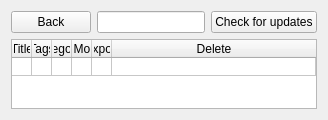
               <widget class="QWidget" name="layoutWidget">
                <layout class="QVBoxLayout" name="verticalLayout_7">
                 <item>
                  <layout class="QHBoxLayout" name="horizontalLayout_12">
                   <item>
                    <widget class="QPushButton" name="back_btn_local">
                     <property name="cursor">
                      <cursorShape>PointingHandCursor</cursorShape>
                     </property>
                     <property name="mouseTracking">
                      <bool>true</bool>
                     </property>
                     <property name="toolTip">
                      <string>Click here to back to the full patch list.</string>
                     </property>
                     <property name="statusTip">
                      <string>Click here to back to the full patch list.</string>
                     </property>
                     <property name="accessibleName">
                      <string>Back button Local Storage View</string>
                     </property>
                     <property name="accessibleDescription">
                      <string>When clicked, exits out of the Version History for a patch and returns to the full list of patches currently stored in the ZOIA Librarian</string>
                     </property>
                     <property name="styleSheet">
                      <string notr="true"/>
                     </property>
                     <property name="text">
                      <string>Back</string>
                     </property>
                    </widget>
                   </item>
                   <item>
                    <widget class="QLineEdit" name="searchbar_local">
                     <property name="sizePolicy">
                      <sizepolicy hsizetype="Expanding" vsizetype="Fixed">
                       <horstretch>0</horstretch>
                       <verstretch>0</verstretch>
                      </sizepolicy>
                     </property>
                     <property name="acceptDrops">
                      <bool>false</bool>
                     </property>
                     <property name="toolTip">
                      <string>Type and hit enter/return to search!</string>
                     </property>
                     <property name="statusTip">
                      <string>Type and hit enter/return to search!</string>
                     </property>
                     <property name="accessibleName">
                      <string>LocalStorage View search bar</string>
                     </property>
                     <property name="accessibleDescription">
                      <string>Searches through the ZOIA patches currently saved in the ZOIA Librarian for any that match what is written in the search query. Hit enter or return to initiate the search.</string>
                     </property>
                     <property name="styleSheet">
                      <string notr="true"/>
                     </property>
                     <property name="inputMask">
                      <string/>
                     </property>
                    </widget>
                   </item>
                   <item>
                    <widget class="QPushButton" name="check_for_updates_btn">
                     <property name="cursor">
                      <cursorShape>PointingHandCursor</cursorShape>
                     </property>
                     <property name="mouseTracking">
                      <bool>true</bool>
                     </property>
                     <property name="toolTip">
                      <string>Click here to check for updates for all patches listed below.</string>
                     </property>
                     <property name="statusTip">
                      <string>Click here to check for updates for all patches listed below.</string>
                     </property>
                     <property name="accessibleName">
                      <string>Check for updates button</string>
                     </property>
                     <property name="accessibleDescription">
                      <string>Automatically checks for updates to any patches listed in the Local Storage View table when clicked. Should any be found, a popup will let you know how many patches were updated.</string>
                     </property>
                     <property name="styleSheet">
                      <string notr="true"/>
                     </property>
                     <property name="text">
                      <string>Check for updates</string>
                     </property>
                    </widget>
                   </item>
                  </layout>
                 </item>
                 <item>
                  <widget class="QTableWidget" name="table_local">
                   <property name="mouseTracking">
                    <bool>false</bool>
                   </property>
                   <property name="accessibleName">
                    <string>Local Storage View table</string>
                   </property>
                   <property name="accessibleDescription">
                    <string>Displays all of the patches that have been saved to the ZOIA Librarian</string>
                   </property>
                   <property name="styleSheet">
                    <string notr="true"/>
                   </property>
                   <property name="sizeAdjustPolicy">
                    <enum>QAbstractScrollArea::AdjustToContents</enum>
                   </property>
                   <property name="editTriggers">
                    <set>QAbstractItemView::DoubleClicked</set>
                   </property>
                   <property name="selectionMode">
                    <enum>QAbstractItemView::SingleSelection</enum>
                   </property>
                   <property name="horizontalScrollMode">
                    <enum>QAbstractItemView::ScrollPerPixel</enum>
                   </property>
                   <property name="rowCount">
                    <number>1</number>
                   </property>
                   <property name="columnCount">
                    <number>6</number>
                   </property>
                   <attribute name="horizontalHeaderCascadingSectionResizes">
                    <bool>true</bool>
                   </attribute>
                   <attribute name="horizontalHeaderDefaultSectionSize">
                    <number>0</number>
                   </attribute>
                   <attribute name="horizontalHeaderMinimumSectionSize">
                    <number>0</number>
                   </attribute>
                   <attribute name="horizontalHeaderStretchLastSection">
                    <bool>true</bool>
                   </attribute>
                   <attribute name="verticalHeaderVisible">
                    <bool>false</bool>
                   </attribute>
                   <attribute name="verticalHeaderDefaultSectionSize">
                    <number>0</number>
                   </attribute>
                   <attribute name="verticalHeaderMinimumSectionSize">
                    <number>0</number>
                   </attribute>
                   <row/>
                   <column>
                    <property name="text">
                     <string>Title</string>
                    </property>
                   </column>
                   <column>
                    <property name="text">
                     <string>Tags</string>
                    </property>
                   </column>
                   <column>
                    <property name="text">
                     <string>Categories</string>
                    </property>
                   </column>
                   <column>
                    <property name="text">
                     <string>Date Modified</string>
                    </property>
                   </column>
                   <column>
                    <property name="text">
                     <string>Export</string>
                    </property>
                   </column>
                   <column>
                    <property name="text">
                     <string>Delete</string>
                    </property>
                   </column>
                  </widget>
                 </item>
                </layout>
               </widget>
